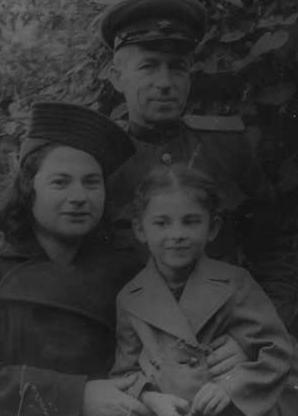
#> input picture Image Processing/Lab 3/wartime.jpg, 298 x 416 px
$ jupyter execute C22388703_Transformation_1.ipynb
#> lines starting #> are read from the running program, lines starting #| are printed output that depends on the picture
# Transformations

### Plotting Histograms

[cell 1]
import cv2 as cv2
import numpy as np
from matplotlib import pyplot as plt
from matplotlib import image as image

I = cv2.imread('wartime.jpg')
#> I is the input picture: shape (416, 298, 3); min 14, max 122, mean 49.9
I = cv2.cvtColor(I, cv2.COLOR_BGR2GRAY)
#> I: shape (416, 298)

Original = I.copy()

Values = I.ravel()

plt.subplot(1, 2, 1)
plt.hist(Values,bins=256,range=[0,256])

plt.subplot(1, 2, 2)
plt.imshow(I, cmap="gray")
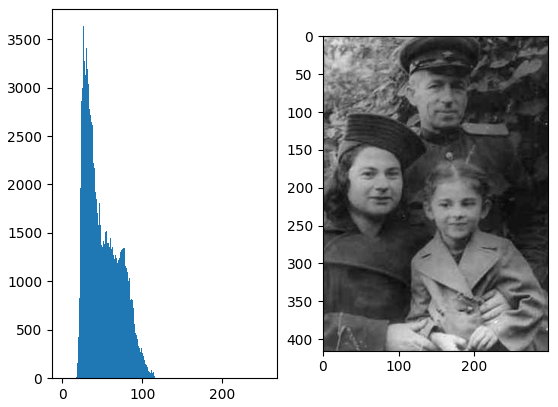
#> figure drawn by matplotlib, 2 panels; panel 1: tallest bar 3634 high, from x = 26 to 27

### Equalizing Histograms

[cell 2]
E = cv2.equalizeHist(I)
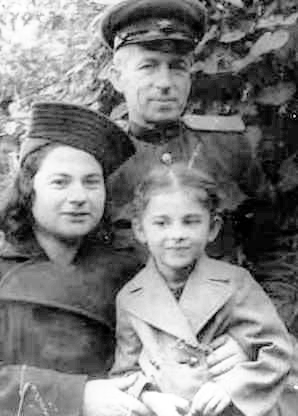
#> E: shape (416, 298); min 0, max 255, mean 129.5

Values = E.ravel()

plt.subplot(1, 2, 1)
plt.hist(Values,bins=256,range=[0,256])

plt.subplot(1, 2, 2)
plt.imshow(E, cmap="gray")
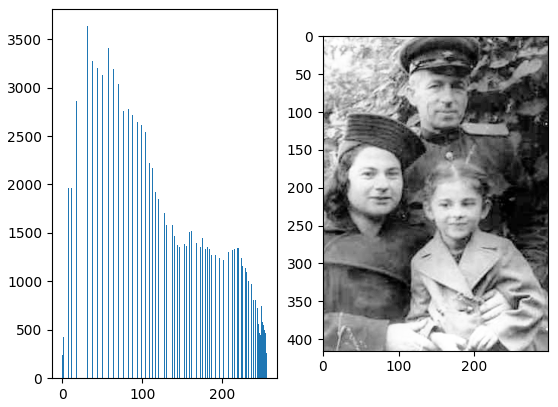
#> figure drawn by matplotlib, 2 panels; panel 1: tallest bar 3634 high, from x = 31 to 32
